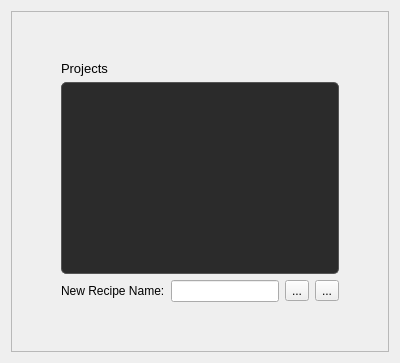
         <widget class="QWidget" name="page_projects">
          <layout class="QGridLayout" name="gridLayout_6">
           <item row="0" column="0">
            <widget class="QFrame" name="frame_projects">
             <property name="frameShape">
              <enum>QFrame::StyledPanel</enum>
             </property>
             <property name="frameShadow">
              <enum>QFrame::Raised</enum>
             </property>
             <layout class="QGridLayout" name="gridLayout_8">
              <item row="2" column="0">
               <spacer name="horizontalSpacer_6">
                <property name="orientation">
                 <enum>Qt::Horizontal</enum>
                </property>
                <property name="sizeHint" stdset="0">
                 <size>
                  <width>40</width>
                  <height>20</height>
                 </size>
                </property>
               </spacer>
              </item>
              <item row="0" column="1">
               <spacer name="verticalSpacer_2">
                <property name="orientation">
                 <enum>Qt::Vertical</enum>
                </property>
                <property name="sizeHint" stdset="0">
                 <size>
                  <width>20</width>
                  <height>40</height>
                 </size>
                </property>
               </spacer>
              </item>
              <item row="2" column="1">
               <widget class="QListWidget" name="listWidget_projectList">
                <property name="styleSheet">
                 <string notr="true">QListWidget {
    background-color: #2b2b2b;       /* Dark background */
    color: #e0e0e0;                  /* Light text */
    border: 1px solid #555;          /* Border color */
    border-radius: 5px;              /* Rounded corners */
    padding: 4px;
}

QListWidget::item {
    padding: 6px 10px;               /* Item spacing */
}

QListWidget::item:hover {
    background-color: #3c3f41;       /* Hover color */
    color: white;
}

QListWidget::item:selected {
    background-color: #0078d7;       /* Selection blue */
    color: white;
}

QScrollBar:vertical {
    background: #2b2b2b;
    width: 10px;
    margin: 0px;
}

QScrollBar::handle:vertical {
    background: #555;
    min-height: 20px;
    border-radius: 5px;
}

QScrollBar::handle:vertical:hover {
    background: #777;
}

QScrollBar::add-line:vertical, QScrollBar::sub-line:vertical {
    background: none;
    border: none;
}

QScrollBar:horizontal {
    background: #2b2b2b;
    height: 10px;
    margin: 0px;
}

QScrollBar::handle:horizontal {
    background: #555;
    min-width: 20px;
    border-radius: 5px;
}

QScrollBar::handle:horizontal:hover {
    background: #777;
}

QScrollBar::add-line:horizontal, QScrollBar::sub-line:horizontal {
    background: none;
    border: none;
}</string>
                </property>
               </widget>
              </item>
              <item row="1" column="1">
               <widget class="QLabel" name="label_8">
                <property name="font">
                 <font>
                  <family>Segoe UI</family>
                  <pointsize>10</pointsize>
                 </font>
                </property>
                <property name="text">
                 <string>Projects</string>
                </property>
               </widget>
              </item>
              <item row="5" column="1">
               <spacer name="verticalSpacer_3">
                <property name="orientation">
                 <enum>Qt::Vertical</enum>
                </property>
                <property name="sizeHint" stdset="0">
                 <size>
                  <width>20</width>
                  <height>40</height>
                 </size>
                </property>
               </spacer>
              </item>
              <item row="2" column="2">
               <spacer name="horizontalSpacer_7">
                <property name="orientation">
                 <enum>Qt::Horizontal</enum>
                </property>
                <property name="sizeHint" stdset="0">
                 <size>
                  <width>40</width>
                  <height>20</height>
                 </size>
                </property>
               </spacer>
              </item>
              <item row="4" column="1">
               <layout class="QHBoxLayout" name="horizontalLayout_2">
                <item>
                 <widget class="QLabel" name="label_10">
                  <property name="text">
                   <string>New Recipe Name:</string>
                  </property>
                 </widget>
                </item>
                <item>
                 <widget class="QLineEdit" name="lineEdit_newRecipeName"/>
                </item>
                <item>
                 <widget class="QToolButton" name="toolButton_addRecipe">
                  <property name="text">
                   <string>...</string>
                  </property>
                  <property name="icon">
                   <iconset resource="Moonica_qt.qrc">
                    <normaloff>:/24x24/Icon/24x24/cil-plus.png</normaloff>:/24x24/Icon/24x24/cil-plus.png</iconset>
                  </property>
                  <property name="iconSize">
                   <size>
                    <width>24</width>
                    <height>24</height>
                   </size>
                  </property>
                 </widget>
                </item>
                <item>
                 <widget class="QToolButton" name="toolButton_deleteRecipe">
                  <property name="text">
                   <string>...</string>
                  </property>
                  <property name="icon">
                   <iconset resource="Moonica_qt.qrc">
                    <normaloff>:/24x24/Icon/24x24/cil-trash.png</normaloff>:/24x24/Icon/24x24/cil-trash.png</iconset>
                  </property>
                  <property name="iconSize">
                   <size>
                    <width>24</width>
                    <height>24</height>
                   </size>
                  </property>
                 </widget>
                </item>
               </layout>
              </item>
             </layout>
            </widget>
           </item>
          </layout>
         </widget>
